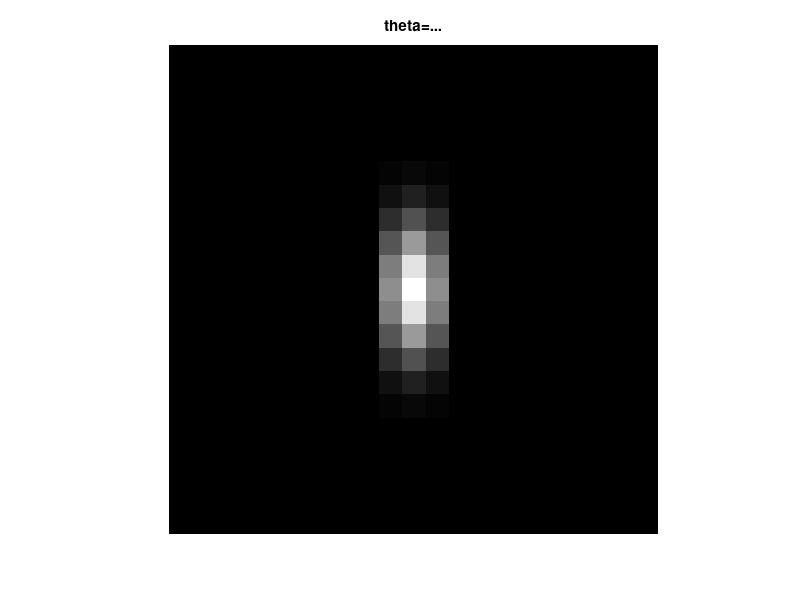

MATLAB code for this plot: (Note: this script raises an error after producing the figure.)
clc;
clear all;
close all;

%define the five parameters
theta=0; %either 0 or pi/4 or pi/2 or 3pi/4
lambda=7;
gamma=1;
sigma=2;
psi=0;

sigma_x = sigma;
sigma_y = sigma/gamma;

nstds = 5;
xmax = max(abs(nstds*sigma_x*cos(theta)),abs(nstds*sigma_y*sin(theta)));
xmax = ceil(max(1,xmax));
ymax = max(abs(nstds*sigma_x*sin(theta)),abs(nstds*sigma_y*cos(theta)));
ymax = ceil(max(1,ymax));
xmin = -xmax; ymin = -ymax;
[x,y] = meshgrid(xmin:xmax,ymin:ymax);

x_theta=x*cos(theta)+y*sin(theta);
y_theta=-x*sin(theta)+y*cos(theta);

gb= exp(-.5*(x_theta.^2/sigma_x^2+y_theta.^2/sigma_y^2)).*cos(2*pi/lambda*x_theta+psi);
figure(2);
imshow(gb);
title('theta=...');
%imagesc(gb);
%colormap(gray);
%title('theta=...');


I=imread('ww.png');
image_resize=imresize(I, [160,160]);
image_gray=rgb2gray(image_resize);
image_double=im2double(image_gray);
figure(1);
imshow(image_double);

figure(3);
filtered = conv2(image_double,gb);
imagesc(filtered);
colormap(gray);
title('theta=....');
